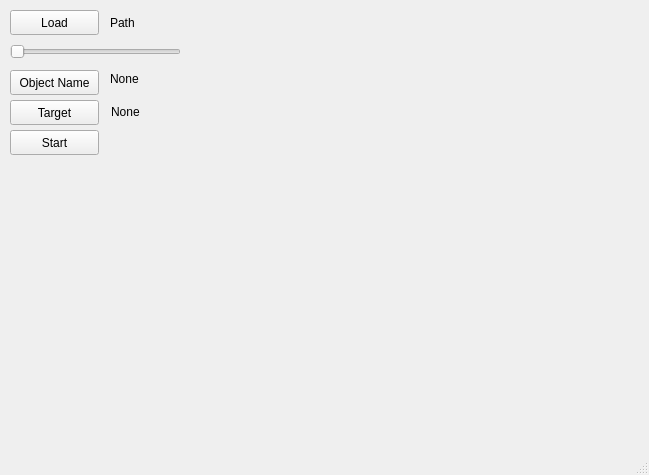
<?xml version="1.0" encoding="UTF-8"?>
<ui version="4.0">
 <class>MainWindow</class>
 <widget class="QMainWindow" name="MainWindow">
  <property name="geometry">
   <rect>
    <x>0</x>
    <y>0</y>
    <width>649</width>
    <height>475</height>
   </rect>
  </property>
  <property name="windowTitle">
   <string>MainWindow</string>
  </property>
  <widget class="QWidget" name="centralwidget">
   <widget class="QPushButton" name="pushButton">
    <property name="geometry">
     <rect>
      <x>10</x>
      <y>10</y>
      <width>89</width>
      <height>25</height>
     </rect>
    </property>
    <property name="text">
     <string>Load</string>
    </property>
   </widget>
   <widget class="QLabel" name="label">
    <property name="geometry">
     <rect>
      <x>110</x>
      <y>12</y>
      <width>67</width>
      <height>21</height>
     </rect>
    </property>
    <property name="text">
     <string>Path</string>
    </property>
   </widget>
   <widget class="QPushButton" name="pushButton_2">
    <property name="geometry">
     <rect>
      <x>10</x>
      <y>130</y>
      <width>89</width>
      <height>25</height>
     </rect>
    </property>
    <property name="text">
     <string>Start</string>
    </property>
   </widget>
   <widget class="QSlider" name="horizontalSlider">
    <property name="geometry">
     <rect>
      <x>10</x>
      <y>44</y>
      <width>171</width>
      <height>16</height>
     </rect>
    </property>
    <property name="orientation">
     <enum>Qt::Horizontal</enum>
    </property>
    <property name="tickInterval">
     <number>0</number>
    </property>
   </widget>
   <widget class="QPushButton" name="pushButton_3">
    <property name="geometry">
     <rect>
      <x>10</x>
      <y>70</y>
      <width>89</width>
      <height>25</height>
     </rect>
    </property>
    <property name="text">
     <string>Object Name</string>
    </property>
   </widget>
   <widget class="QLabel" name="label_2">
    <property name="geometry">
     <rect>
      <x>110</x>
      <y>70</y>
      <width>67</width>
      <height>17</height>
     </rect>
    </property>
    <property name="text">
     <string>None</string>
    </property>
   </widget>
   <widget class="QPushButton" name="pushButton_4">
    <property name="geometry">
     <rect>
      <x>10</x>
      <y>100</y>
      <width>89</width>
      <height>25</height>
     </rect>
    </property>
    <property name="text">
     <string>Target</string>
    </property>
   </widget>
   <widget class="QLabel" name="label_3">
    <property name="geometry">
     <rect>
      <x>111</x>
      <y>102</y>
      <width>67</width>
      <height>20</height>
     </rect>
    </property>
    <property name="text">
     <string>None</string>
    </property>
   </widget>
  </widget>
  <widget class="QMenuBar" name="menubar">
   <property name="geometry">
    <rect>
     <x>0</x>
     <y>0</y>
     <width>649</width>
     <height>22</height>
    </rect>
   </property>
  </widget>
  <widget class="QStatusBar" name="statusbar"/>
 </widget>
 <resources/>
 <connections/>
</ui>
